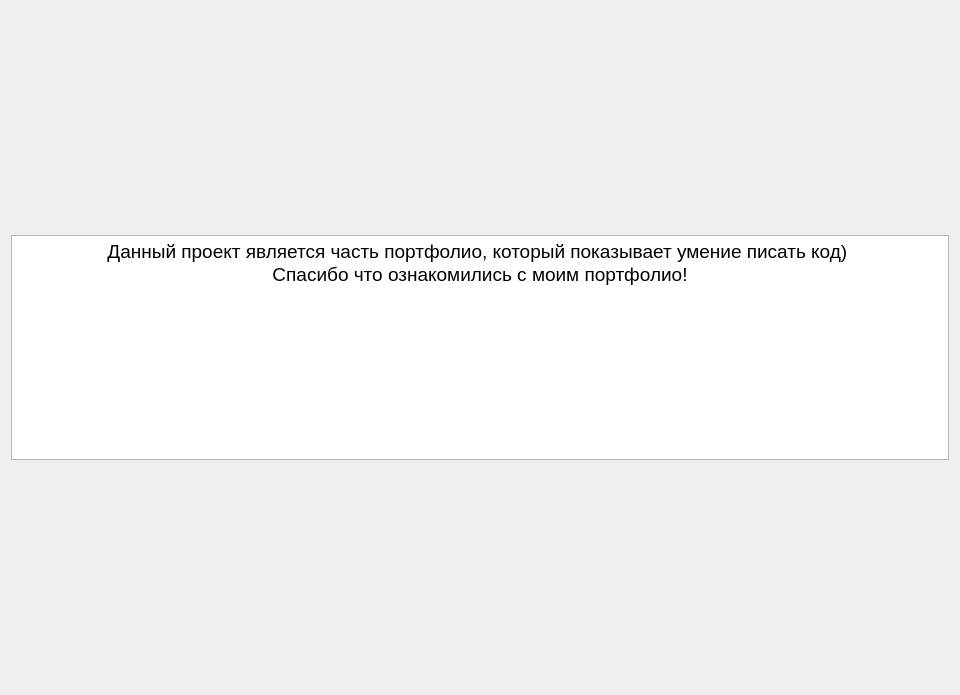
<?xml version="1.0" encoding="UTF-8"?>
<ui version="4.0">
 <class>BlogMainWindow</class>
 <widget class="QWidget" name="BlogMainWindow">
  <property name="geometry">
   <rect>
    <x>0</x>
    <y>0</y>
    <width>960</width>
    <height>695</height>
   </rect>
  </property>
  <property name="windowTitle">
   <string>Form</string>
  </property>
  <layout class="QGridLayout" name="gridLayout">
   <item row="0" column="0">
    <spacer name="verticalSpacer">
     <property name="orientation">
      <enum>Qt::Vertical</enum>
     </property>
     <property name="sizeHint" stdset="0">
      <size>
       <width>20</width>
       <height>40</height>
      </size>
     </property>
    </spacer>
   </item>
   <item row="1" column="0">
    <widget class="QTextBrowser" name="textBrowser">
     <property name="html">
      <string>&lt;!DOCTYPE HTML PUBLIC &quot;-//W3C//DTD HTML 4.0//EN&quot; &quot;http://www.w3.org/TR/REC-html40/strict.dtd&quot;&gt;
&lt;html&gt;&lt;head&gt;&lt;meta name=&quot;qrichtext&quot; content=&quot;1&quot; /&gt;&lt;meta charset=&quot;utf-8&quot; /&gt;&lt;style type=&quot;text/css&quot;&gt;
p, li { white-space: pre-wrap; }
hr { height: 1px; border-width: 0; }
&lt;/style&gt;&lt;/head&gt;&lt;body style=&quot; font-family:'Segoe UI'; font-size:9pt; font-weight:400; font-style:normal;&quot;&gt;
&lt;p align=&quot;center&quot; style=&quot; margin-top:0px; margin-bottom:0px; margin-left:0px; margin-right:0px; -qt-block-indent:0; text-indent:0px;&quot;&gt;&lt;span style=&quot; font-size:14pt;&quot;&gt;Данный проект является часть портфолио, который показывает умение писать код) &lt;/span&gt;&lt;/p&gt;
&lt;p align=&quot;center&quot; style=&quot; margin-top:0px; margin-bottom:0px; margin-left:0px; margin-right:0px; -qt-block-indent:0; text-indent:0px;&quot;&gt;&lt;span style=&quot; font-size:14pt;&quot;&gt;Спасибо что ознакомились с моим портфолио!&lt;/span&gt;&lt;/p&gt;&lt;/body&gt;&lt;/html&gt;</string>
     </property>
    </widget>
   </item>
   <item row="2" column="0">
    <spacer name="verticalSpacer_2">
     <property name="orientation">
      <enum>Qt::Vertical</enum>
     </property>
     <property name="sizeHint" stdset="0">
      <size>
       <width>20</width>
       <height>40</height>
      </size>
     </property>
    </spacer>
   </item>
  </layout>
 </widget>
 <resources/>
 <connections/>
</ui>
